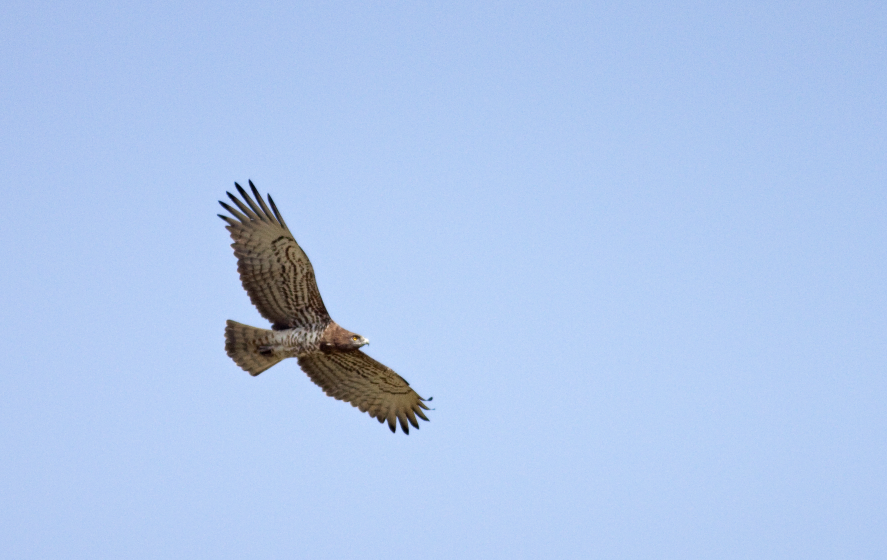
#> input picture images/20.jpg, 2661 x 1680 px, found by its file name (shown at 1/3 size)
$ jupyter execute newCh13.ipynb
#> lines starting #> are read from the running program, lines starting #| are printed output that depends on the picture; after the words box and inside, x2 and y2 are one past the last pixel; in counts of white or black regions, pixels touching at a corner belong together
# Chapter 13:

This is the companion file for Chapter 10.

[cell 1]
# Polygon approximation by splitting
import numpy as np
import matplotlib.pyplot as plt
from skimage import color, filters, measure, morphology, io

def perpendicular_distance(point, line_start, line_end):
    if np.all(line_start == line_end):
        return np.linalg.norm(point - line_start)
    line = line_end - line_start
    t = np.dot(point - line_start, line) / np.dot(line, line)
    t = np.clip(t, 0, 1)
    projection = line_start + t * line
    return np.linalg.norm(point - projection)

def split_polygon(points, start_idx, end_idx, threshold, result):
    start_point = points[start_idx]
    end_point = points[end_idx]
    max_distance = -1
    index_of_max = -1
    for i in range(start_idx + 1, end_idx):
        dist = perpendicular_distance(points[i], start_point, end_point)
        if dist > max_distance:
            max_distance = dist
            index_of_max = i
    if max_distance > threshold:
        split_polygon(points, start_idx, index_of_max, threshold, result)
        split_polygon(points, index_of_max, end_idx, threshold, result)
    else:
        result.append(end_idx)

def polygon_approximation_with_splitting(boundary_points, threshold):
    result = [0]
    split_polygon(boundary_points, 0, len(boundary_points) - 1, threshold, result)
    return boundary_points[result]

image_rgb = io.imread("images/20.jpg")
#> image_rgb is the input picture: shape (1680, 2661, 3); mean R, G, B 176, 199.3, 236.3
image_rgb = image_rgb[500:1350, 600:1400]
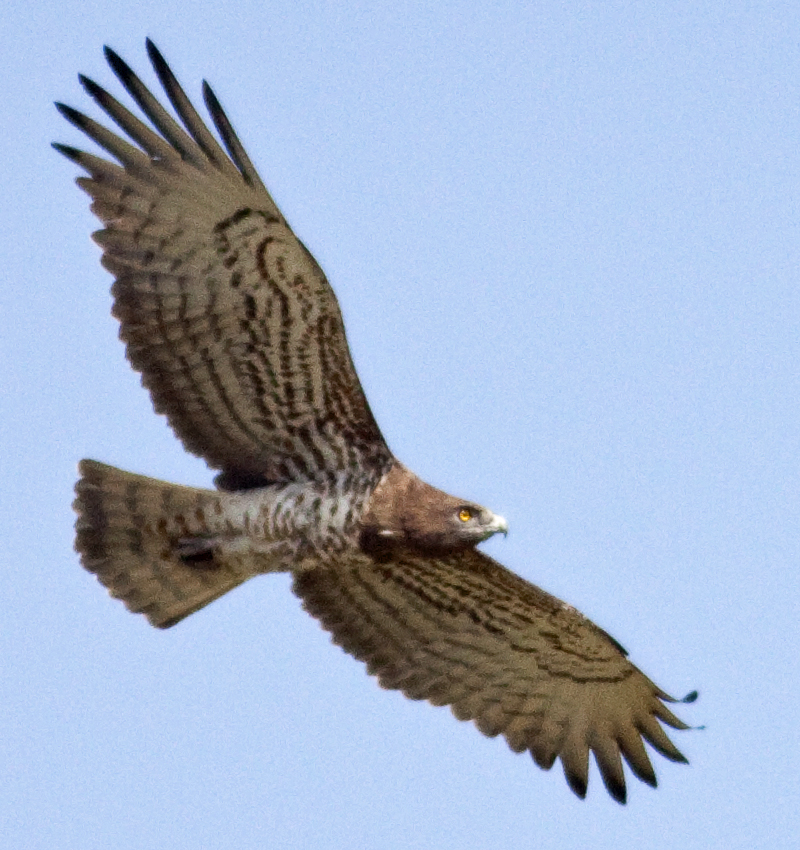
#> image_rgb: shape (850, 800, 3); mean R, G, B 161.4, 176.1, 200.4
# Convert to grayscale
gray = color.rgb2gray(image_rgb)
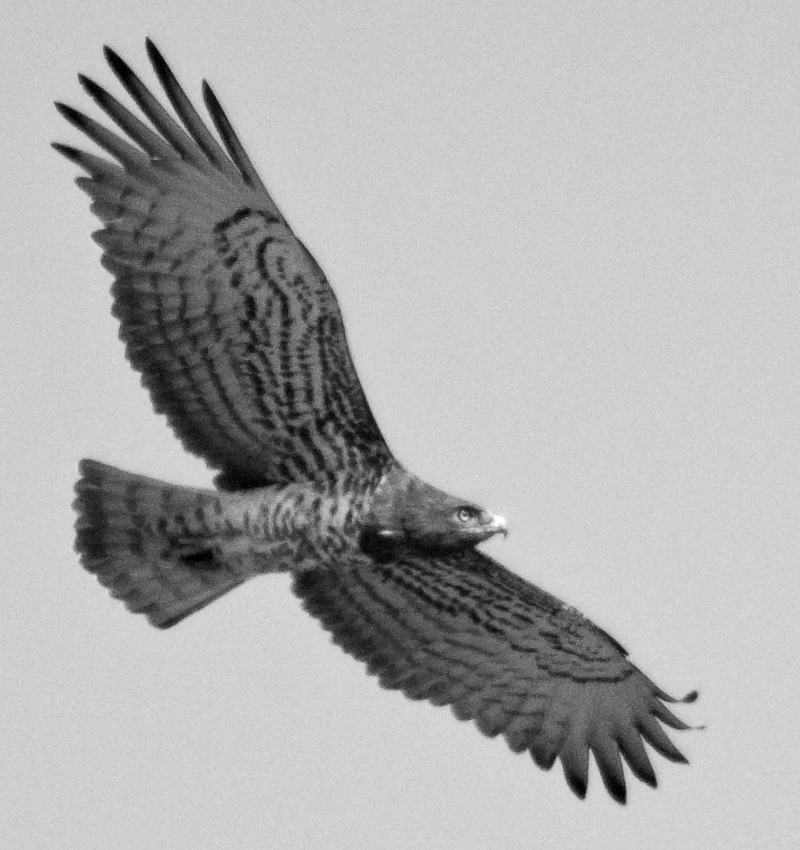
#> gray: shape (850, 800) float64; min 0, max 1, mean 0.685

# Apply thresholding (Otsu)
thresh = filters.threshold_otsu(gray)
#> thresh = 0.553
binary = gray < thresh  # Invert if needed depending on your object
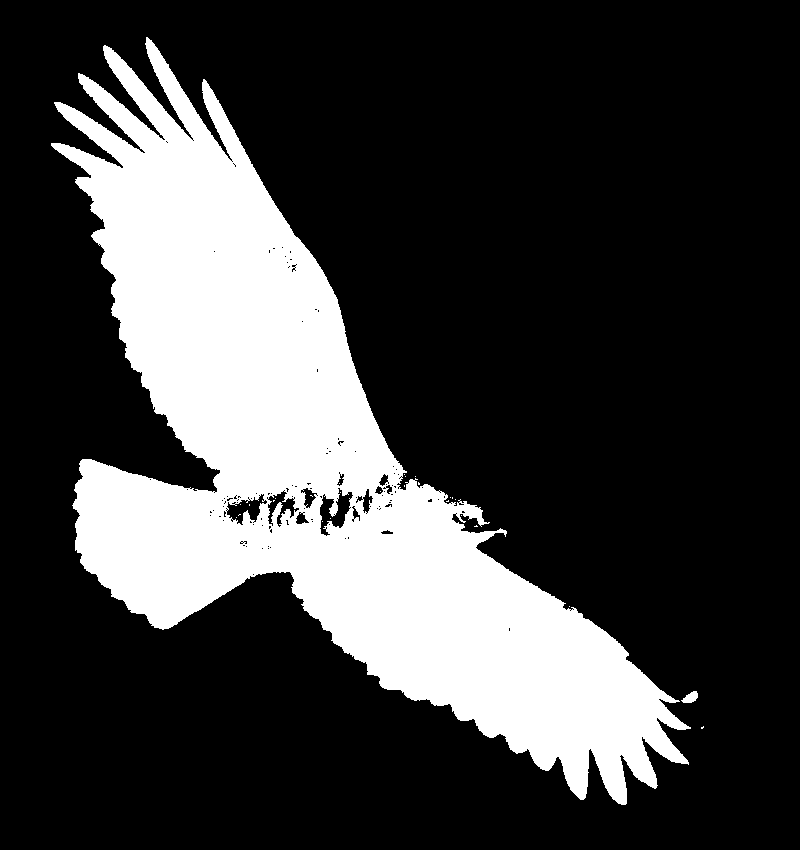
#> binary: shape (850, 800) bool; 24.1% white; 27 white regions (25 under 20 px), largest, box (x1, y1, x2, y2) and area: (51, 37, 691, 805) 163398, (681, 691, 698, 703) 128

# Clean mask
binary = morphology.remove_small_objects(binary, min_size=500)
#> binary: shape (850, 800) bool; 24% white; 1 white region, box (x1, y1, x2, y2) and area: (51, 37, 691, 805) 163363
binary = morphology.binary_closing(binary, morphology.disk(3))
#> binary: shape (850, 800) bool; 24.3% white; 2 white regions (1 under 20 px), largest, box (x1, y1, x2, y2) and area: (51, 37, 691, 805) 165543
binary = morphology.remove_small_holes(binary, area_threshold=1000)
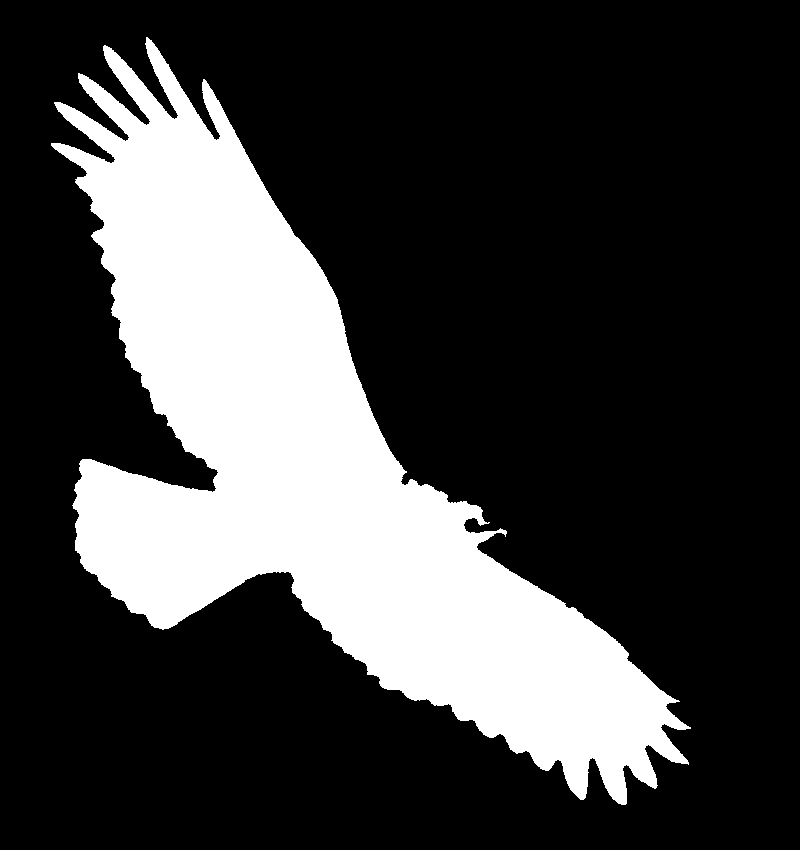
#> binary: shape (850, 800) bool; 24.6% white; 1 white region, box (x1, y1, x2, y2) and area: (51, 37, 691, 805) 167049

# Find contours
contours = measure.find_contours(binary, 0.5)
#> contours = 1 point arrays, longest 4929 points
contour = max(contours, key=len)  # largest one
#> contour = 4929 pairs, first value 36.5 to 804.5, second value 50.5 to 690.5

# Downsample for speed
contour = contour[::5]
#> contour = 986 pairs, first value 37 to 804.5, second value 50.5 to 690.5

# Polygon approximation
threshold = 10.0
approx_polygon = polygon_approximation_with_splitting(contour, threshold)
#> in split_polygon, `start_point = points[start_idx]`: start_point = [804.5, 625]
#> in split_polygon, `end_point = points[end_idx]`: end_point = [803, 626.5]
#> the loop in split_polygon, `for i in range(start_idx + 1, end_idx):` made 984 passes
#> (t in perpendicular_distance, projection in perpendicular_distance, dist, max_distance) on passes 1 to 12: (0, [804.5, 625], 4.53, 4.53), (0, [804.5, 625], 8.25, 8.25), (0, [804.5, 625], 11.42, 11.42), (0, [804.5, 625], 14.98, 14.98), (0, [804.5, 625], 18.18, 18.18), (0, [804.5, 625], 21.51, 21.51), (0, [804.5, 625], 24.84, 24.84), (0, [804.5, 625], 28.29, 28.29), (0, [804.5, 625], 31.82, 31.82), (1, [803, 626.5], 35.36, 35.36), (1, [803, 626.5], 38.92, 38.92), (1, [803, 626.5], 42.57, 42.57)
#> (dist, max_distance) on passes 61 to 66: (140.2, 140.2), (143.8, 143.8), (146.1, 146.1), (147.8, 147.8), (151.6, 151.6), (155.2, 155.2)
#> after the loop in split_polygon, `for i in range(start_idx + 1, end_idx):`: index_of_max = 540; max_distance = 920.8
#> the loop in split_polygon (call 2), `for i in range(start_idx + 1, end_idx):` made 539 passes
#> (t in perpendicular_distance, projection in perpendicular_distance, dist, max_distance) on passes 1, 2, 3, 4, 19, 20, 21, 22, 23, 24, 25, 26: (0.00322, [802.1, 623.3], 3.42, 3.42), (0.00671, [799.4, 621.5], 5.46, 5.46), (0.0105, [796.5, 619.5], 6.1, 6.1), (0.0141, [793.8, 617.6], 7.44, 7.44), (0.055, [762.8, 596.3], 10.09, 10.09), (0.0515, [765.4, 598.1], 11.66, 11.66), (0.0486, [767.6, 599.7], 14.75, 14.75), (0.0441, [771, 602], 17.58, 17.58), (0.0396, [774.4, 604.3], 20.41, 20.41), (0.0367, [776.7, 605.9], 23.51, 23.51), (0.0337, [778.9, 607.4], 26.6, 26.6), (0.0307, [781.2, 609], 29.69, 29.69)
#> (t in perpendicular_distance, projection in perpendicular_distance, dist) on passes 5 to 10: (0.018, [790.8, 615.6], 7.39), (0.0219, [787.8, 613.5], 7.34), (0.026, [784.8, 611.4], 6.59), (0.0301, [781.7, 609.3], 5.84), (0.034, [778.7, 607.3], 5.79), (0.0382, [775.5, 605.1], 4.35)

# Plot original and approximated contours separately
fig, axes = plt.subplots(1, 2, figsize=(14, 7))

# Original Boundary Visualization
plt.subplot(1, 2, 1)
plt.imshow(image_rgb)
plt.plot(contour[:, 1], contour[:, 0], linestyle='--', color='blue', linewidth=1.5)
plt.title("Original Boundary")
plt.axis('off')

# Approximated Polygon Visualization
plt.subplot(1, 2, 2)
plt.imshow(image_rgb)
plt.plot([p[1] for p in approx_polygon], [p[0] for p in approx_polygon], 'ro-', linewidth=2)
plt.title("Approximated Polygon")
plt.axis('off')

plt.tight_layout()
plt.show()
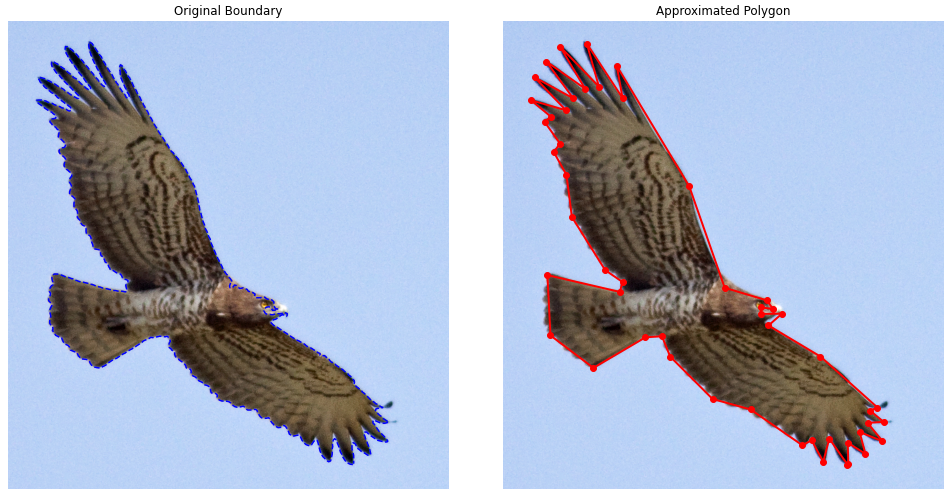
#> figure drawn by matplotlib, 2 panels

[cell 2]
import numpy as np
import matplotlib.pyplot as plt
from skimage import measure, morphology, io
from sklearn.linear_model import LinearRegression

def least_squares_error(P):
    """ Compute Least Squares Error for the set of points P fitting a line. """
    # Prepare points (x, y)
    X = np.array([p[1] for p in P]).reshape(-1, 1)
    Y = np.array([p[0] for p in P])

    # Fit linear regression (a line) to the points
    model = LinearRegression()
    model.fit(X, Y)

    # The parameters of the line
    a = model.coef_[0]
    b = model.intercept_

    # Predict the y values using the line
    Y_pred = model.predict(X)

    # Calculate the Least Squares Error (sum of squared errors)
    L = np.sum((Y - Y_pred) ** 2)

    return a, b, L

def polygon_approximation_by_merging(boundary_points, threshold):
    P = [boundary_points[0]]  # Start with the first point
    vertices = []  # Store the vertices
    for i in range(1, len(boundary_points)):
        P.append(boundary_points[i])
        a, b, L = least_squares_error(P)

        # If the error is above threshold, add the last point as a vertex
        if L >= threshold:
            vertices.append(P[-2])  # Last pixel before the break
            P = [boundary_points[i]]  # Start new subset

    # Add the last point to the vertices
    vertices.append(P[-1])
    return vertices

# === MAIN PIPELINE ===
# Load the horse image
image_rgb = io.imread("images/20.jpg")  # Replace with your local image path if needed
image_rgb = image_rgb[500:1350, 600:1400]

# Convert to grayscale
gray = image_rgb.mean(axis=2)  # Simple grayscale conversion

# Apply thresholding (Otsu or simple thresholding)
thresh = gray.mean()  # Simple thresholding; you could use filters.threshold_otsu()
binary = gray < thresh  # Invert if needed depending on your object
#> binary: shape (850, 800) bool; 25% white; 5 white regions (3 under 20 px), largest, box (x1, y1, x2, y2) and area: (50, 36, 699, 806) 170059, (695, 726, 706, 730) 29

# Clean mask (optional)
binary = morphology.remove_small_objects(binary, min_size=500)
#> binary: shape (850, 800) bool; 25% white; 1 white region, box (x1, y1, x2, y2) and area: (50, 36, 699, 806) 170050
binary = morphology.binary_closing(binary, morphology.disk(3))
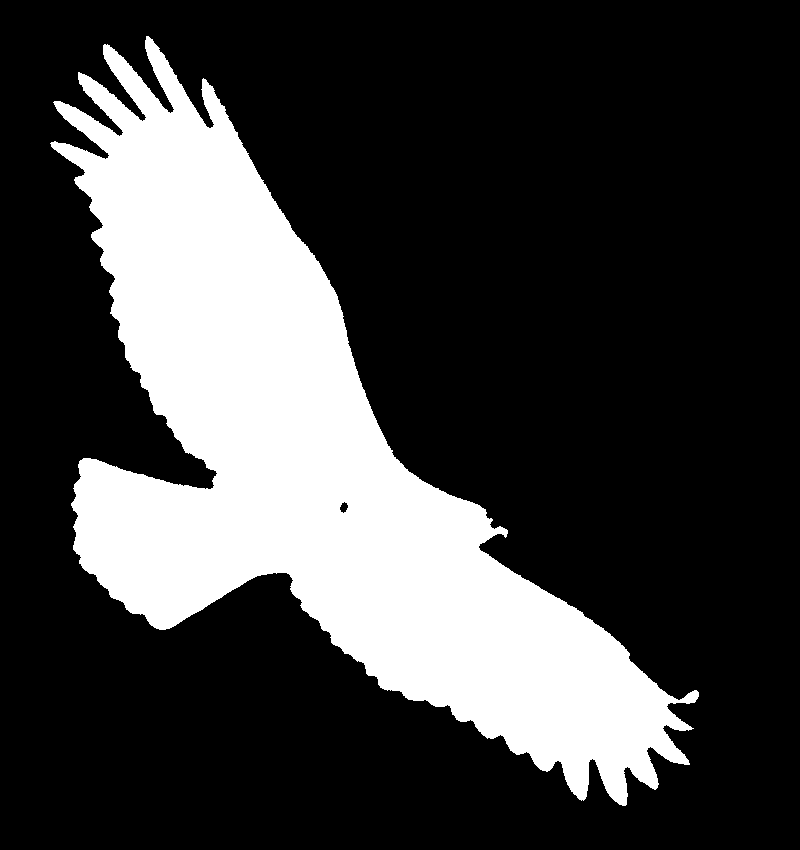
#> binary: shape (850, 800) bool; 25.2% white; 1 white region, box (x1, y1, x2, y2) and area: (50, 36, 699, 806) 171172
binary = morphology.remove_small_holes(binary, area_threshold=1000)
#> binary: shape (850, 800) bool; 25.2% white; 1 white region, box (x1, y1, x2, y2) and area: (50, 36, 699, 806) 171230

# Find contours
contours = measure.find_contours(binary, 0.5)
contour = max(contours, key=len)  # largest contour

# Polygon approximation
threshold = 1000.0  # Adjust this threshold to control the "tightness" of the polygon
approx_polygon = polygon_approximation_by_merging(contour, threshold)

# Plot the original contour and the approximated polygon separately
plt.figure(figsize=(12, 6))

# Original Boundary Visualization
plt.subplot(1, 2, 1)
plt.imshow(image_rgb)
plt.plot(contour[:, 1], contour[:, 0], linestyle='--', color='blue', linewidth=1.5)
plt.title("Original Boundary")
plt.axis('off')

# Approximated Polygon Visualization
plt.subplot(1, 2, 2)
plt.imshow(image_rgb)
plt.plot([p[1] for p in approx_polygon], [p[0] for p in approx_polygon], 'ro-', linewidth=2)
plt.title("Approximated Polygon")
plt.axis('off')

plt.tight_layout()
plt.show()
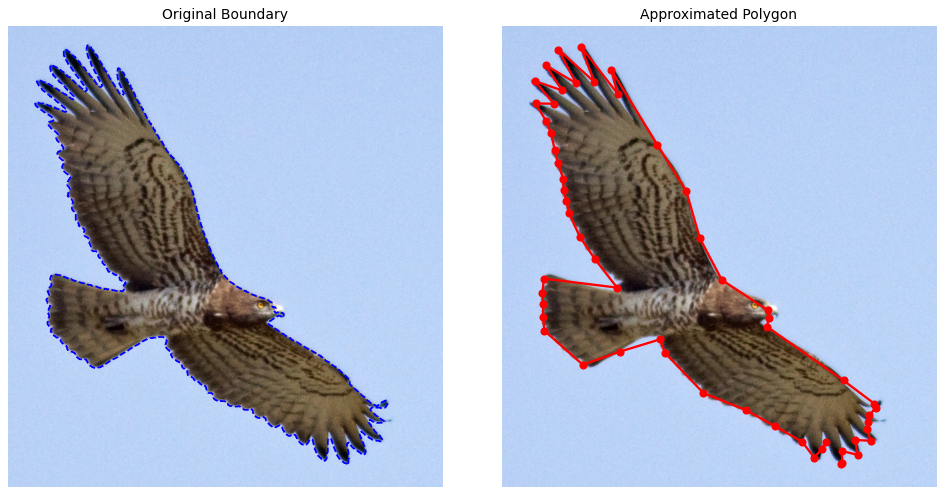
#> figure drawn by matplotlib, 2 panels

$ run again, with images/cathedral.jpg copied over images/20.jpg
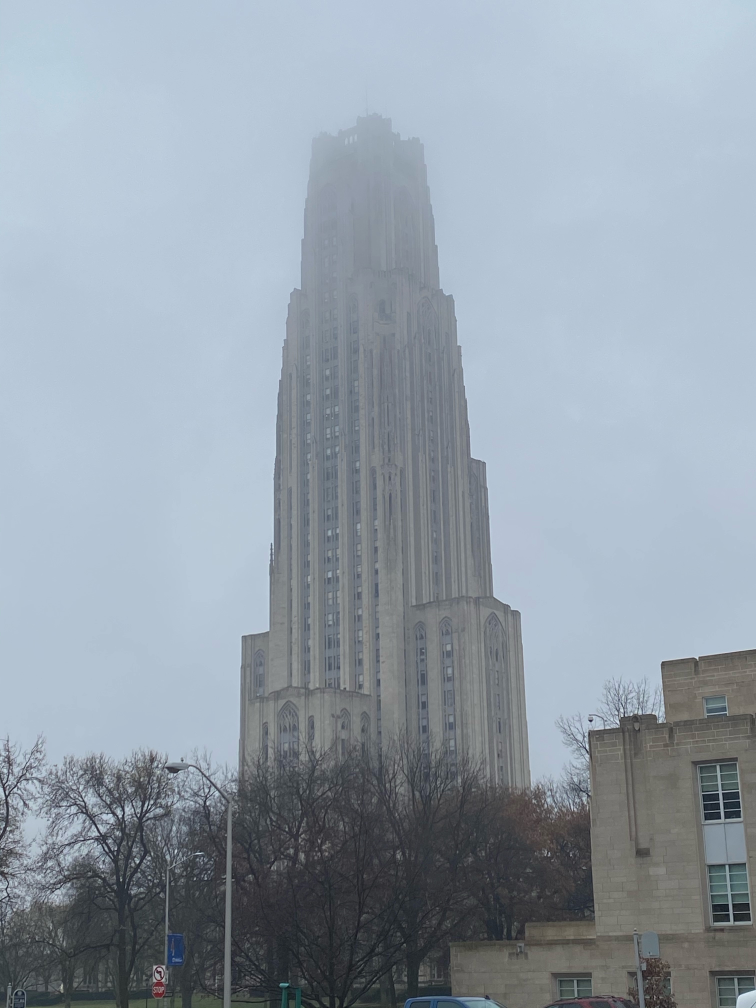
#> input picture images/cathedral.jpg, 3024 x 4032 px, found by its file name (shown at 1/4 size)
#> image_rgb is the input picture: shape (4032, 3024, 3); mean R, G, B 146.6, 157.7, 168.3
#> image_rgb: shape (850, 800, 3)
#> thresh = 0.681
#> `binary = morphology.binary_closing(binary, morphology.disk(3))`:
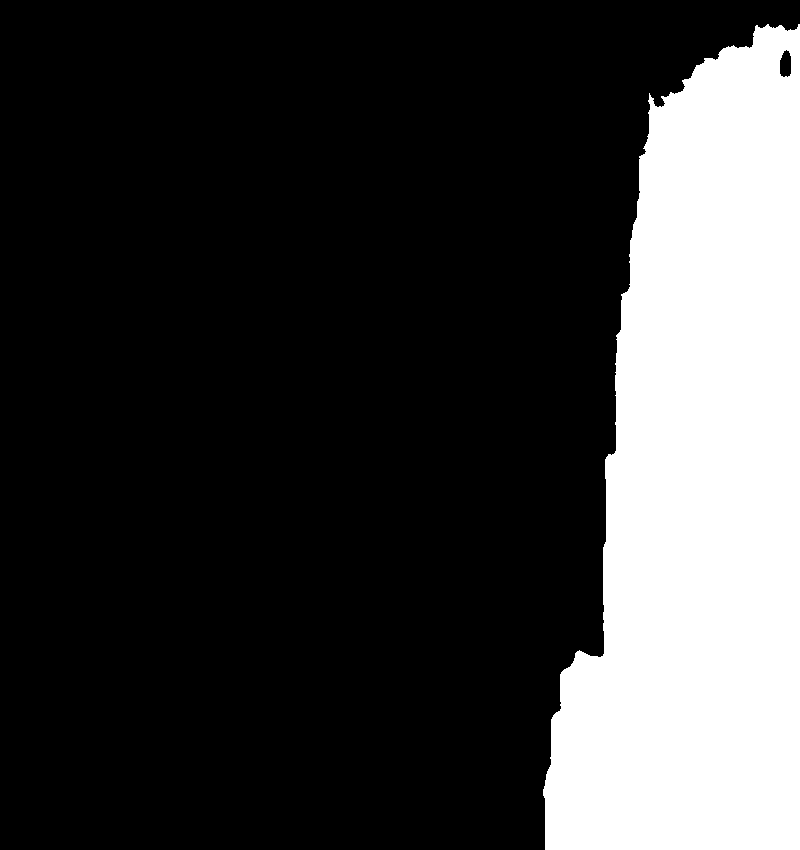
#> binary: shape (850, 800) bool; 22.7% white; 1 white region, box (x1, y1, x2, y2) and area: (543, 24, 800, 850) 154604
#> contours = 1 point arrays, longest 1259 points
#> `contour = max(contours, key=len)`: contour = 1259 pairs, first value 23.5 to 849, second value 542.5 to 799
#> `contour = contour[::5]`: contour = 252 pairs, first value 24.5 to 849, second value 542.5 to 797.5
#> start_point = [849, 544.5]
#> end_point = [25, 797.5]
#> the loop in split_polygon, `for i in range(start_idx + 1, end_idx):` made 250 passes
#> (t in perpendicular_distance, projection in perpendicular_distance, dist, max_distance) on passes 1 to 8: (0.00555, [844.4, 545.9], 1.47, 1.47), (0.0111, [839.9, 547.3], 2.94, 2.94), (0.0166, [835.3, 548.7], 4.4, 4.4), (0.0222, [830.7, 550.1], 5.87, 5.87), (0.0277, [826.2, 551.5], 7.34, 7.34), (0.0333, [821.6, 552.9], 8.81, 8.81), (0.0388, [817, 554.3], 10.27, 10.27), (0.0444, [812.4, 555.7], 11.74, 11.74)
#> after the loop in split_polygon, `for i in range(start_idx + 1, end_idx):`: index_of_max = 187; max_distance = 122.1
#> the loop in split_polygon (call 2), `for i in range(start_idx + 1, end_idx):` made 186 passes
#> (t in perpendicular_distance, projection in perpendicular_distance, dist, max_distance) on passes 1 to 8: (0.00649, [844.1, 545.2], 0.684, 0.684), (0.013, [839.2, 545.9], 1.37, 1.37), (0.0195, [834.3, 546.5], 2.05, 2.05), (0.0259, [829.4, 547.2], 2.74, 2.74), (0.0324, [824.5, 547.9], 3.42, 3.42), (0.0389, [819.6, 548.6], 4.11, 4.11), (0.0454, [814.7, 549.2], 4.79, 4.79), (0.0519, [809.7, 549.9], 5.47, 5.47)
#> `plt.show()`:
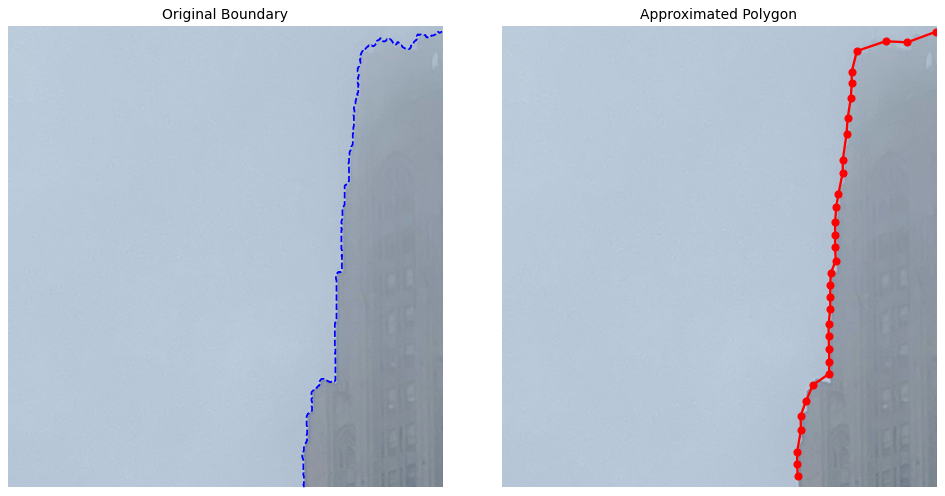
#> figure drawn by matplotlib, 2 panels
